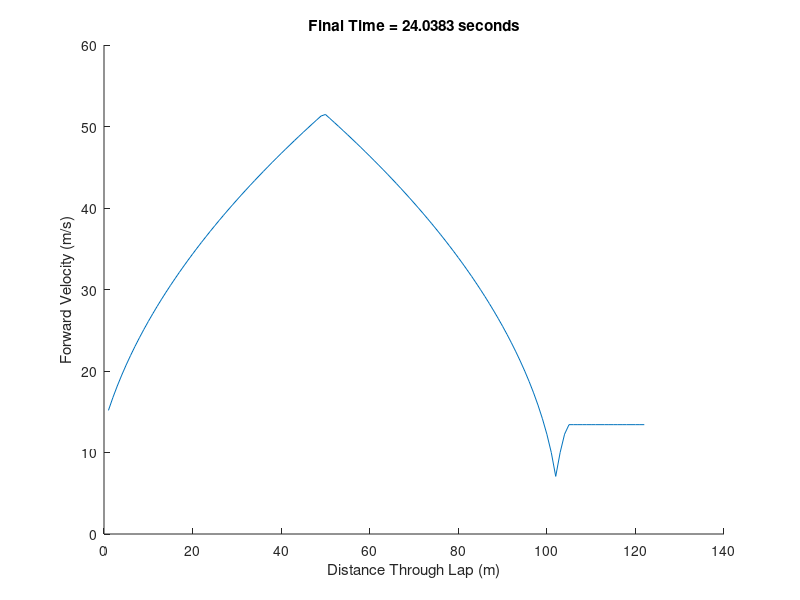

The MATLAB script that drew this image:
% University of Edinburgh Formula Student
% Point-Mass Laptime Simulator
% Paul Wang, Vehicle Dynamics
% Fall 2024



%% Track attributes: Temporary
% Creates a simple "J-turn" track with a long straight followed by a
% constant-radius turn

str1len = 500;
turn1len = 100;
turn1rad = 60;
deltaX = 5;


straight1 = zeros(2, ((str1len/deltaX)+1));
straight1(1,:) = 0:deltaX:str1len;
turn1 = turn1rad * ones(2, ((turn1len/deltaX)+1));
turn1(1,:) = 0:deltaX:turn1len;
track1 = [straight1 turn1]; % Assembles a 2 row matrix with distances deltaX units apart on the top row, followed by corresponding radii on the bottom row
% Note: Potentially useless top row



%% Expiremental Track Modifications:
% An easy way to asses the properties of the velocity calculations
% track1(2,1) = 60;
% track1(2,2) = 60;
% track1(2,45) = 150;% If all is working correctly, this should be irrelevant.
% track1(2,46) = 150;% If all is working correctly, this should be irrelevant.
% track1(2,47) = 150;% If all is working correctly, this should be irrelevant.
% track1(2,48) = 15;
% track1(2,49) = 70;
% track1(2,4) = 151; % If all is working correctly, this should be irrelevant.
% track1(2,61) = 7;
% track1(2,62) = 6;
% track1(2,63) = 5;
% track1(2,64) = 6;
% track1(2,65) = 7;


%% Car attributes:
% Defines maximum values
ax = 5;
ay = 3;

%% Work in progress: Use "ax" and "ay" variables above
% filetable = readtable("Vehicle Profile for PM-LTS.xlsx");
% file = table2array(filetable(:,2));
% 
% Mass = file(1);
% Cdrag = file(2);
% Clift = file(3);
% Area = file(4);
% rho = file(5);
% MaxSteering = file(6);
% EngTorque = file(7);
% TyreD = file(8);
% BrakeTorque = file(9);
% Croll = file(10);
% CFLong = file(11);
% CFLat = file(12);


% totalz = FzTotal(Mass, Area, rho, 6, Clift, trackIncl, trackBank)
% totalx = FxTotal



%% Track configs:
% Identifies all corners on the track, sorts them into ascending order, and
% trunkates the matrix.

corners = track1(2,:);
corners(corners<=0) = NaN;
[out, idx] = sort(corners);
corners = [rmmissing(out); idx(1:length(rmmissing(out)))];









% -----------------------
%% Velocity Calculations:
% -----------------------


% Creates empty arrays to store minimum speed values for each segment of track
acceleration_speed = zeros(2,length(track1));
deceleration_speed = zeros(2,length(track1));
% Note: Potentially useless bottom row

% For each corner (starting with the slowest corner), the maximum 
% acceleration velocities for the rest of the track is calculated, allowing 
% "unrestricted" acceleration. If a slower needed velocity for a track 
% segment is found, the velocity value for that segment is overwritten. 
% The process for Deceleration is identical, but starting from the slowest
% corner going backwards around the track.
for i=1:length(corners)
    target_index = corners(2,i);

    for j=1:length(track1)

        % Code for looping (closed) track configuration
        if target_index-j >= 0
            dec_index = target_index - j + 1;
        else
            dec_index = length(track1) - (j-target_index) + 1;
        end
        
        if target_index+j <= length(track1) + 1
            acc_index = target_index + j - 1;
        else
            acc_index = j + target_index - length(track1) - 1;
        end

       
        % Code to ensure array-out-of-bounds errors are caught
        if dec_index == length(track1)
            next_index = 1;
        else
            next_index = dec_index + 1;
        end

        if acc_index == 1
            previous_index = length(track1);
        else
            previous_index = acc_index - 1;
        end


        % Stores value for the current velocity mapped to that segment of track
        old_decel = deceleration_speed(1, dec_index);
        old_accel = acceleration_speed(1, acc_index);


        % DECELERATION
        if track1(2,dec_index) == 0 % During Straights
            new_dec = sqrt((deceleration_speed(1, next_index)^2) + 2 * ax * deltaX ); % "Unrestricted" deceleration

            if old_decel == 0 % Slowest corner condition, first time calculation
                deceleration_speed(1,dec_index) = new_dec;
            elseif new_dec < old_decel
                deceleration_speed(1,dec_index) = new_dec; % Update speed if a new minimum speed is required
            end 

        else % During Corners
            apex_decel = sqrt(ay * track1(2, dec_index)); % Maximum cornering speed given from radius and ay

            if old_decel == 0
                deceleration_speed(1, dec_index) = min(apex_decel, sqrt((deceleration_speed(1, next_index)^2) + 2 * ax * deltaX )); % Determine whether it is possible to acheive maximum apex speed given previous speed, or corner is flat out
            elseif apex_decel < old_decel
                deceleration_speed(1, dec_index) = apex_decel; % Set maximum allowable speed for the corner
            end

        end % Deceleration


        % ACCELERATION
        if track1(2, acc_index) == 0 % During Straights
            new_acc = sqrt((acceleration_speed(1, previous_index)^2) + 2 * ax * deltaX ); % "Unrestricted" acceleration

            if old_accel == 0 % Slowest corner condition, first time calculation
                acceleration_speed(1, acc_index) = new_acc;
            elseif new_acc < old_accel
                acceleration_speed(1, acc_index) = new_acc; % Update speed if a new minimum speed is required
            end

        else % During Corners
            apex_accel = sqrt(ay * track1(2, acc_index)); % Maximum cornering speed given from radius and ay

            if old_accel == 0
                acceleration_speed(1, acc_index) = min(apex_accel, sqrt((acceleration_speed(1, previous_index))^2 + 2 * ax * deltaX )); % Determine whether it is possible to acheive maximum apex speed given previous speed, or corner is flat out
            elseif apex_accel < old_accel
                acceleration_speed(1, acc_index) = apex_accel; % Set maximum allowable speed for the corner
            end

        end % Acceleration

    end % Calculations of the entire track given a corner

end % Corner looper






%% Final Time Calculations:
final_speed = min(acceleration_speed,deceleration_speed); % Takes the slowest speed required for each given track segment
times = deltaX ./ final_speed; % Assumes constant track mesh spacing
times(:,1) = []; % stores precise time values in a Matrix
total_time = sum(times, 2);
total_time(2,:) = []



%% Plotting:
hold on
% plot(acceleration_speed(1,:))
% plot(deceleration_speed(1,:))
plot(final_speed(1,:))
title(['Final Time = ' num2str(total_time) ' seconds'])
xlabel('Distance Through Lap (m)') 
ylabel('Forward Velocity (m/s)') 
% legend({'Accelerating','Braking', 'Final Speed'},'Location','northeast')
hold off